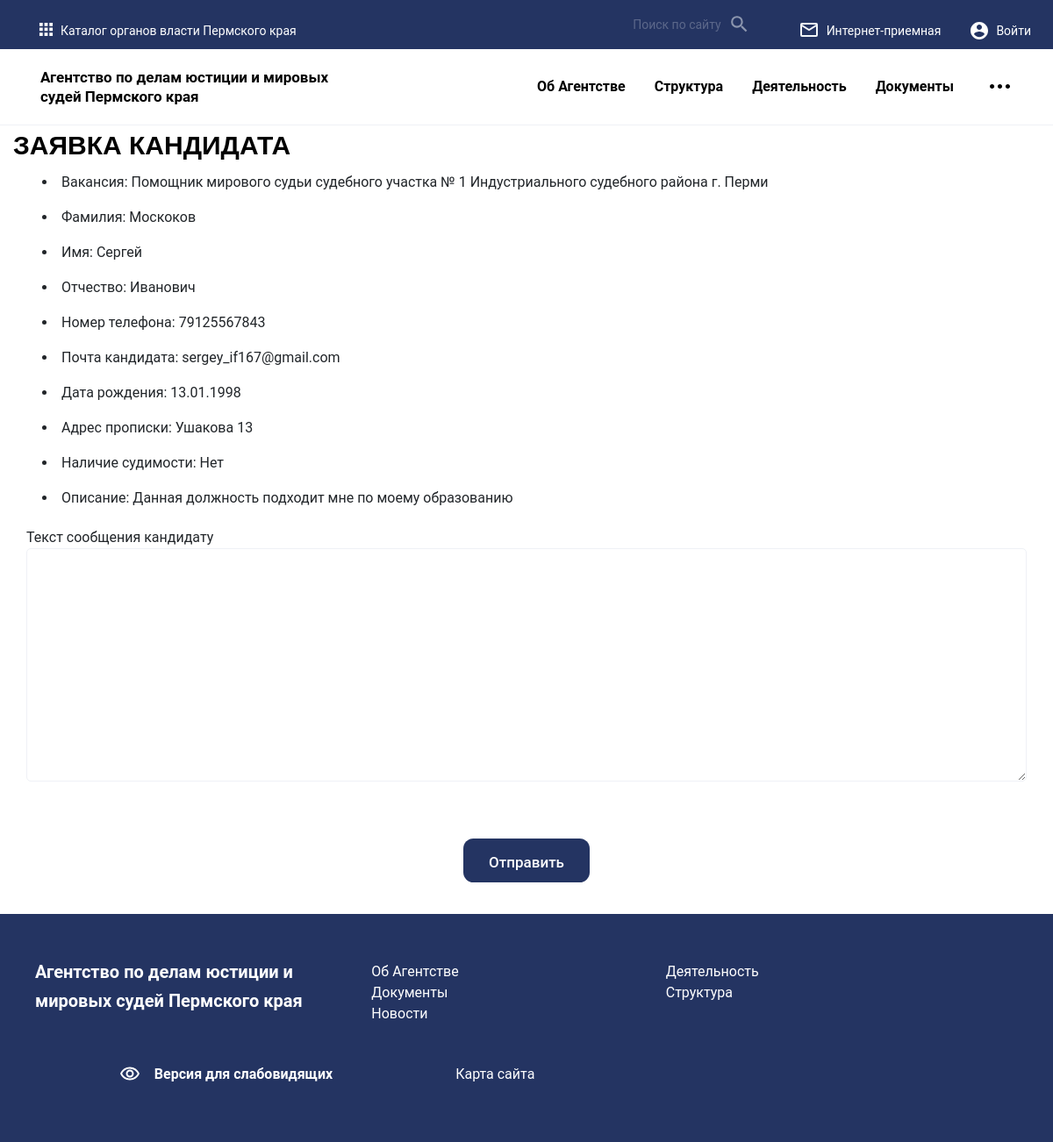
The page /detail/4 on the database its author committed.
### startform/models.py (models this page shows)
class FeedbacksModel(models.Model):
    vacation = models.CharField(max_length=250, choices=COLOR_CHOICES)
    name = models.CharField(max_length=250)
    middlename = models.CharField(max_length=250)
    surrname = models.CharField(max_length=250, blank=True)
    number = models.IntegerField(null=True, default=None)
    emails = models.EmailField()
    date_ofbirth = models.CharField(max_length=50)
    residential_address = models.CharField(max_length=250)
    criminal_record = models.CharField(max_length=250, choices=TYPE_SELECT, default='Нет')
    description = models.CharField(max_length=250)
    response_status = models.TextField()
    class Meta:
        verbose_name = 'Vacancy'
        verbose_name_plural = 'Vacancys'

### startform/views.py (the view)
# urls.py: path('detail/<int:feedback_id>', views.feedback_detail, name='feedback_detail'),
def feedback_detail(request, feedback_id):
    template = 'user/detail.html'
    detail = get_object_or_404(FeedbacksModel, pk=feedback_id)
    form = ResponseForm(request.POST or None)
    context = {
        'detail': detail,
        'form': form,
    }
    if form.is_valid():
        form.save()
    send_mail(
        'Тема письма',
        'Текст письма.',
        DEFAULT_FROM_EMAIL,  # Это поле "От кого"
        ['to@example.com'],
        fail_silently=True,
    )
    return render(request, template, context)

### startform/forms.py
class ResponseForm(forms.ModelForm):
    def __init__(self, *args, **kwargs):
        super().__init__(*args, **kwargs)
    class Meta:
        model = FeedbacksModel
        fields = ('response_status',)
        labels = {
            'response_status': ('Текст сообщения кандидату'),
        }

### startform/templates/user/detail.html (shortened to what this page needs)
{% load static %}
<!DOCTYPE html>
<html lang="en">
<head>
    <link rel="stylesheet" href="{% static 'css/Stail.css' %}">
</head>
<body>
    <header class="header">
        {% include 'includes/header.html' %}
    </header><div class="col-12">
        <h2 class="app-title support__title">Заявка кандидата</h2>
    </div>
    <div style="margin-left: 4%">
        <li>Вакансия: {{ detail.vacation }}</li>
        <li>Фамилия: {{ detail.middlename }}</li>
        <li>Имя: {{ detail.name }}</li>
        <li>Отчество: {{ detail.surrname }}</li>
        <li>Номер телефона: {{ detail.number }}</li>
        <li>Почта кандидата: {{ detail.emails }}</li>
        <li>Дата рождения: {{ detail.date_ofbirth }}</li>
        <li>Адрес прописки: {{ detail.residential_address }}</li>
        <li>Наличие судимости: {{ detail.criminal_record }}</li>
        <li>Описание: {{ detail.description }}</li>
    </div>
    <div class="col-12">
        <div class=" support-ticket-push__form">
            <div class="support-ticket-group">
                <div class="col">
                    <form action="{% url 'appeal:feedback_detail' detail.pk %}"  method="post">
                        {% for field in form %}
                            {{field.label}}
                            {{field}}
                        {%endfor%}
                        <button class="support-ticket__submit" type="submit">Отправить</button>
                    </form>
                </div>
            </div>
        </div>
    </div>
    <footer class="footer">
        {% include 'includes/footer.html' %}
    </footer>
<body>

### rows shown on the page
FeedbacksModel: vacation "Помощник мирового судьи судебного участка № 1 Индустриального судебного района г. Перми", middlename "Москоков", name "Сергей", surrname "Иванович", number "79125567843", emails "sergey_if167@gmail.com", date_ofbirth "13.01.1998", residential_address "Ушакова 13", criminal_record "Нет", description "Данная должность подходит мне по моему образованию"

### other values the page prints
{{ field.label }} "Текст сообщения кандидату"
